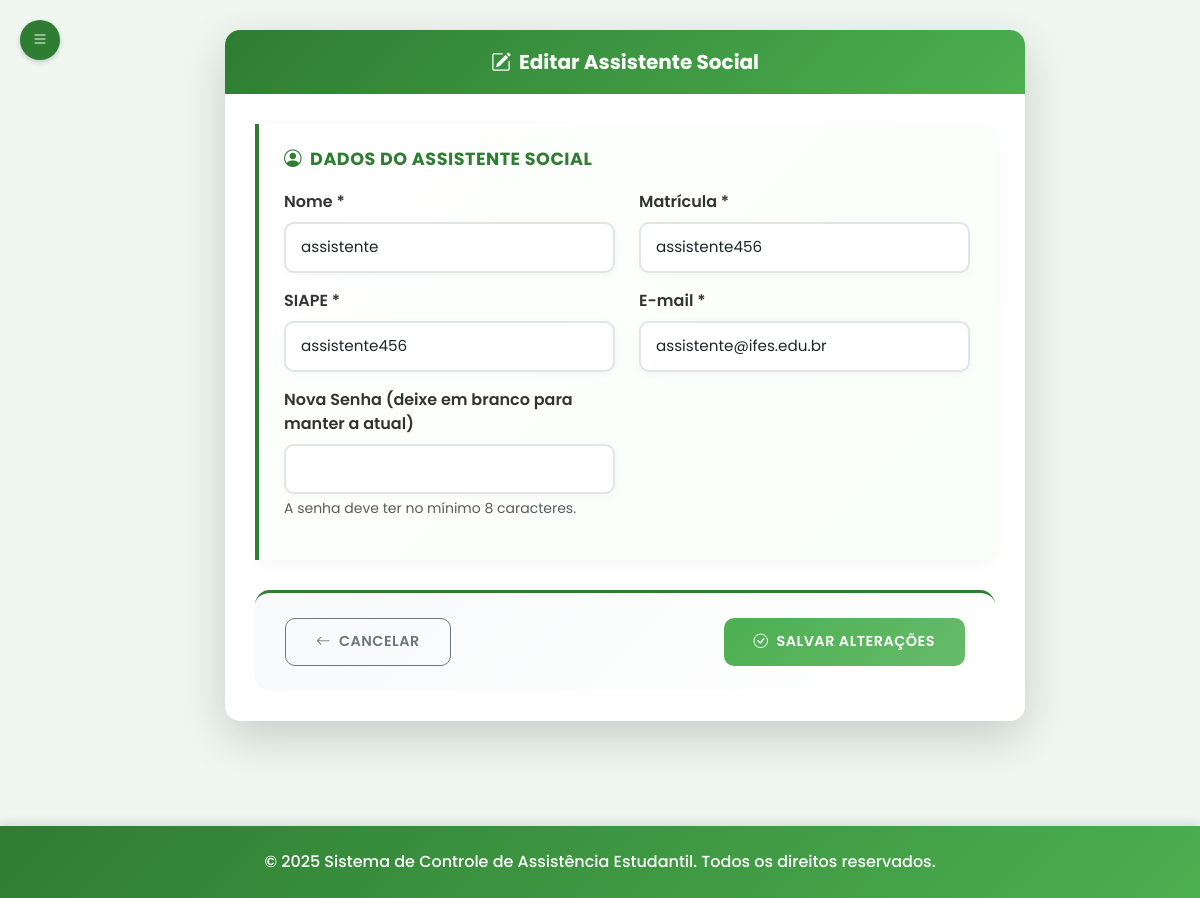
/admin/usuarios/assistente/editar/15 (signed in), run on the app's committed database.
### tables this page shows
CREATE TABLE usuario (
id_usuario INTEGER PRIMARY KEY AUTOINCREMENT,
nome TEXT NOT NULL,
matricula TEXT UNIQUE NOT NULL,
email TEXT NOT NULL UNIQUE,
senha TEXT NOT NULL,
perfil TEXT NOT NULL DEFAULT 'aluno',
foto TEXT,
token_redefinicao TEXT,
data_token TIMESTAMP,
data_cadastro TIMESTAMP DEFAULT CURRENT_TIMESTAMP
);

CREATE TABLE assistente_social (
    id_usuario INTEGER,
    siape TEXT NOT NULL,
    FOREIGN KEY (id_usuario) REFERENCES usuario(id_usuario) ON DELETE CASCADE
);

### routes/admin/usuarios_routes.py (the view)
@router.get("/usuarios/assistente/editar/{id_usuario}")
@requer_autenticacao("admin")
async def get_editar_assistente(request: Request, id_usuario: int, usuario_logado: dict = None):
    admin = usuario_repo.obter_usuario_por_matricula(usuario_logado['matricula'])
    assistente = assistente_social_repo.obter_por_id(id_usuario)
    if not assistente:
        return RedirectResponse(url="/admin/usuarios/assistente?erro=Assistente não encontrado", status_code=303)
    return templates.TemplateResponse(
        "/admin/editar_assist.html",
        {"request": request, "admin": admin, "assistente": assistente}
    )

### templates/admin/editar_assist.html (shortened to what this page needs)
{% extends "base_admin.html" %}
{% block head %}
    <link rel="stylesheet" href="/static/css/novo_assist.css" />
{% endblock %}
{% block content %}
        <div class="form-container" style="width: 100%; max-width: 800px;">
            <div class="card shadow-lg">
                <div class="card-header text-center">
                    <h5 class="mb-0">
                        <i class="bi bi-pencil-square me-2"></i><strong>Editar Assistente Social</strong>
                    </h5>
                </div>
                <div class="card-body">
                    <form id="editAssistantForm" method="POST" action="/admin/usuarios/assistente/editar/{{ assistente.id_usuario }}" class="needs-validation" novalidate>
                        <div class="form-section mb-4">
                            <h6 class="form-section-title">
                                <i class="bi bi-person-circle me-2"></i>Dados do Assistente Social
                            </h6>
                            <div class="row">
                                <div class="col-md-6">
                                    <div class="mb-3">
                                        <label for="nome" class="form-label">Nome *</label>
                                        <input type="text" class="form-control {% if campo_erro == 'nome' %}is-invalid{% endif %}" id="nome" name="nome" value="{{ assistente.nome }}" required>
                                    </div>
                                </div>
                                <div class="col-md-6">
                                    <div class="mb-3">
                                        <label for="matricula" class="form-label">Matrícula *</label>
                                        <input type="text" class="form-control {% if campo_erro == 'matricula' %}is-invalid{% endif %}" id="matricula" name="matricula" value="{{ assistente.matricula }}" placeholder="Ex: 1234567" required>
                                    </div>
                                </div>
                            </div>
                            <div class="row">
                                <div class="col-md-6">
                                    <div class="mb-3">
                                        <label for="siape" class="form-label">SIAPE *</label>
                                        <input type="text" class="form-control {% if campo_erro == 'siape' %}is-invalid{% endif %}" id="siape" name="siape" value="{{ assistente.siape }}" placeholder="Ex: SIAE123" required>
                                    </div>
                                </div>
                                <div class="col-md-6">
                                    <div class="mb-3">
                                        <label for="email" class="form-label">E-mail *</label>
                                        <input type="email" class="form-control {% if campo_erro == 'email' %}is-invalid{% endif %}" id="email" name="email" value="{{ assistente.email }}" placeholder="nome@ifes.edu.br" required>
                                    </div>
                                </div>
                            </div>
                            <div class="row">
                                <div class="col-md-6">
                                    <div class="mb-3">
                                        <label for="senha" class="form-label">Nova Senha (deixe em branco para manter a atual)</label>
                                        <input type="password" class="form-control {% if campo_erro == 'senha' %}is-invalid{% endif %}" id="senha" name="senha">
                                        <div class="form-text">A senha deve ter no mínimo 8 caracteres.</div>
                                    </div>
                                </div>
                            </div>
                        </div>
                        <div class="form-actions">
                            <div class="d-flex justify-content-between">
                                <a href="/admin/usuarios/assistente" class="btn btn-outline-secondary">
                                    <i class="bi bi-arrow-left me-2"></i>Cancelar
                                </a>
                                <button type="submit" class="btn btn-success">
                                    <i class="bi bi-check-circle me-2"></i>Salvar Alterações
                                </button>
                            </div>
                        </div>
                    </form>
                </div>
            </div>
        </div>
    </div>
{% endblock %}

### static/css/dashboard_admin.css (style rules this page uses)
:root { --ifes-green: #2E7D32; --ifes-red: #C62828; --ifes-light-green: #4CAF50; --ifes-light-gray: #f5f7f5; --ifes-dark-gray: #333333; --ifes-bg-color: #f0f7f0; --ifes-hover-bg: #e8f5e8; --ifes-blue: #1976D2; --ifes-orange: #FFB74D; --ifes-purple: #7B1FA2; }
body, body *, h1, h2, h3, h4, h5, h6, .card, .btn, .modal, .sidebar, p, span, div, a, label, input, textarea, select { font-family: 'Poppins', Arial, Helvetica, sans-serif !important; }
body { background-color: #f0f7f0 !important; }
.card { border: none; border-radius: 12px; box-shadow: 0 4px 15px rgba(0, 0, 0, 0.06); margin-bottom: 25px; transition: all 0.3s cubic-bezier(0.4, 0, 0.2, 1); transform: translateY(0); cursor: pointer; overflow: hidden; }
.card-header { background: linear-gradient(135deg, var(--ifes-green) 0%, var(--ifes-light-green) 100%); color: white; border-radius: 12px 12px 0 0 !important; padding: 18px 25px; font-weight: 600; font-size: 1.1rem; border-bottom: none; }
.card-body { padding: 25px; }
.card, .stats-card { animation: fadeInScale 0.6s ease-out; }

### static/css/novo_assist.css (style rules this page uses)
:root { --assist-blue: #2196F3; --assist-green: #4CAF50; --assist-orange: #FF9800; --assist-purple: #9C27B0; --assist-teal: #009688; --light-blue: #E3F2FD; --light-green: #E8F5E8; --light-orange: #FFF3E0; --light-purple: #F3E5F5; }
.form-container { max-width: 1200px; margin: 0 auto; }
.form-container .card { border-radius: 15px; border: none; box-shadow: 0 8px 25px rgba(0, 0, 0, 0.08); overflow: hidden; }
.form-container .card-header { background: linear-gradient(135deg, var(--ifes-green), var(--ifes-light-green)); color: white; padding: 20px 30px; border-bottom: none; }
.form-container .card-body { padding: 30px; }
.form-section { border-left: 4px solid var(--ifes-green); background: linear-gradient(135deg, white 0%, #f8fff8 100%); border-radius: 0 15px 15px 0; padding: 25px; margin-bottom: 25px; box-shadow: 0 4px 15px rgba(0, 0, 0, 0.04); }
.form-section-title { color: var(--ifes-green); font-weight: 700; margin-bottom: 20px; font-size: 1.1rem; text-transform: uppercase; letter-spacing: 0.5px; }
.form-label { font-weight: 600; color: var(--ifes-dark-gray); margin-bottom: 8px; }
.form-control, .form-select { border: 2px solid #e1e5e9; border-radius: 10px; padding: 12px 15px; box-shadow: 0 2px 8px rgba(0, 0, 0, 0.04); transition: all 0.3s ease; font-size: 0.95rem; }
.form-actions { background: linear-gradient(135deg, #f8f9fa 0%, #ffffff 100%); border-radius: 15px; padding: 25px 30px; margin-top: 30px; border-top: 3px solid var(--ifes-green); }
.form-actions .btn { padding: 12px 30px; font-weight: 600; border-radius: 10px; transition: all 0.3s ease; text-transform: uppercase; letter-spacing: 0.5px; font-size: 0.9rem; }
.btn-success { background: linear-gradient(135deg, var(--assist-green), #66BB6A); border: none; }
.btn-outline-secondary { border-color: #6c757d; color: #6c757d; }
.form-section, .form-container .card { animation: fadeInUp 0.6s ease-out; }

### templates/base_admin.html (style rules this page uses)
* { font-family: 'Poppins', Arial, Helvetica, sans-serif !important; }

### data on the page
usuario: nome "assistente", matricula "assistente456", email "assistente@ifes.edu.br"
assistente_social: siape "assistente456"
